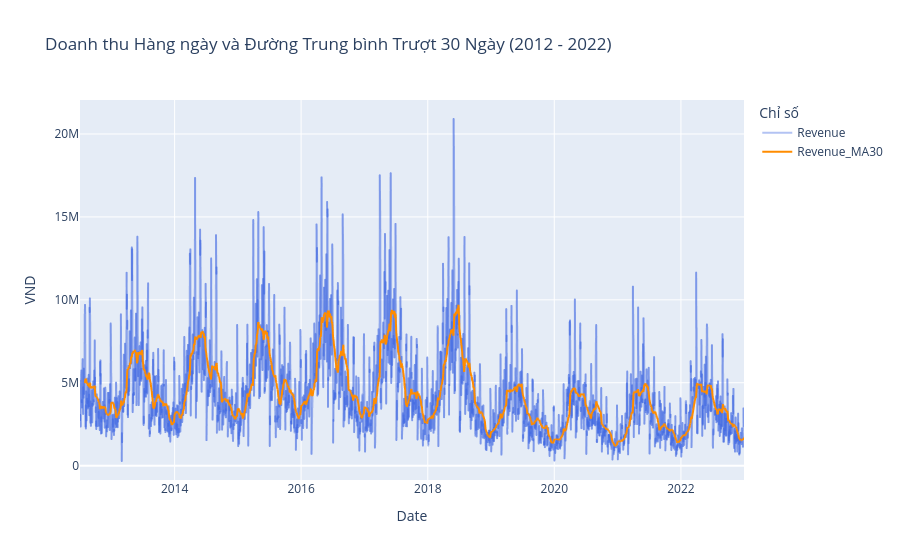

The notebook cell saved with this chart:
### Markdown cell above
## 2. Trực quan hóa Xu hướng Doanh thu (Kèm Đường Trung bình Trượt)

Xem xét doanh thu hàng ngày qua các năm. Thêm đường trung bình trượt 30 ngày (30-day moving average) để làm mượt dữ liệu và dễ nhìn xu hướng hơn.

### Code cell
df_pd = df.to_pandas()  #chuyển sang pandas vẽ cho dễ
df_pd['Revenue_MA30'] = df_pd['Revenue'].rolling(window=30).mean()  #trung bình trượt 30 ngày

fig = px.line(
    df_pd, 
    x='Date', 
    y=['Revenue', 'Revenue_MA30'],
    title='Doanh thu Hàng ngày và Đường Trung bình Trượt 30 Ngày (2012 - 2022)',
    labels={'value': 'VND', 'variable': 'Chỉ số'},
    color_discrete_map={'Revenue': 'rgba(65, 105, 225, 0.4)', 'Revenue_MA30': 'darkorange'} #chọn màu này cho dễ nhìn
)
fig.update_layout(hovermode="x unified")
fig.show()

### Figure 1 — Plotly figure (JSON) as saved in the notebook; plotly's stock layout.template omitted (floating-point values rounded to 4 significant figures; data arrays with more than 128 entries replaced by an {"elided": "..."} marker saying what was removed)
{"data": [{"hovertemplate": "Chỉ số=Revenue<br>Date=%{x}<br>VND=%{y}<extra></extra>", "legendgroup": "Revenue", "line": {"color": "rgba(65, 105, 225, 0.4)", "dash": "solid"}, "marker": {"symbol": "circle"}, "mode": "lines", "name": "Revenue", "showlegend": true, "type": "scattergl", "x": {"elided": "3833 str values"}, "xaxis": "x", "y": {"elided": "3833 float values"}, "yaxis": "y"}, {"hovertemplate": "Chỉ số=Revenue_MA30<br>Date=%{x}<br>VND=%{y}<extra></extra>", "legendgroup": "Revenue_MA30", "line": {"color": "darkorange", "dash": "solid"}, "marker": {"symbol": "circle"}, "mode": "lines", "name": "Revenue_MA30", "showlegend": true, "type": "scattergl", "x": {"elided": "3833 str values"}, "xaxis": "x", "y": {"elided": "3833 float values"}, "yaxis": "y"}], "layout": {"hovermode": "x unified", "legend": {"title": {"text": "Chỉ số"}, "tracegroupgap": 0}, "title": {"text": "Doanh thu Hàng ngày và Đường Trung bình Trượt 30 Ngày (2012 - 2022)"}, "xaxis": {"anchor": "y", "domain": [0, 1], "title": {"text": "Date"}}, "yaxis": {"anchor": "x", "domain": [0, 1], "title": {"text": "VND"}}}}
